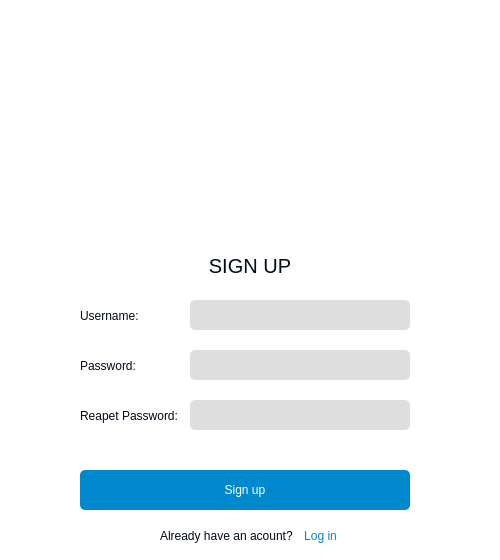
<?xml version="1.0" encoding="UTF-8"?>
<ui version="4.0">
 <class>MainWindow</class>
 <widget class="QMainWindow" name="MainWindow">
  <property name="geometry">
   <rect>
    <x>0</x>
    <y>0</y>
    <width>500</width>
    <height>560</height>
   </rect>
  </property>
  <property name="windowTitle">
   <string>Online Typing</string>
  </property>
  <property name="windowIcon">
   <iconset>
    <normaloff>../img/logo.png</normaloff>../img/logo.png</iconset>
  </property>
  <property name="styleSheet">
   <string notr="true">background-color: #fff; border-radius: 5px;</string>
  </property>
  <widget class="QWidget" name="centralwidget">
   <widget class="QLabel" name="photo">
    <property name="geometry">
     <rect>
      <x>125</x>
      <y>0</y>
      <width>250</width>
      <height>250</height>
     </rect>
    </property>
    <property name="text">
     <string/>
    </property>
    <property name="pixmap">
     <pixmap>../img/typing.png</pixmap>
    </property>
    <property name="scaledContents">
     <bool>true</bool>
    </property>
   </widget>
   <widget class="QPushButton" name="btn_close">
    <property name="geometry">
     <rect>
      <x>460</x>
      <y>10</y>
      <width>30</width>
      <height>30</height>
     </rect>
    </property>
    <property name="cursor">
     <cursorShape>PointingHandCursor</cursorShape>
    </property>
    <property name="styleSheet">
     <string notr="true">background:none;</string>
    </property>
    <property name="text">
     <string/>
    </property>
    <property name="icon">
     <iconset>
      <normaloff>../img/close.png</normaloff>../img/close.png</iconset>
    </property>
    <property name="iconSize">
     <size>
      <width>20</width>
      <height>20</height>
     </size>
    </property>
   </widget>
   <widget class="QPushButton" name="btn_minimze">
    <property name="geometry">
     <rect>
      <x>430</x>
      <y>10</y>
      <width>30</width>
      <height>30</height>
     </rect>
    </property>
    <property name="cursor">
     <cursorShape>PointingHandCursor</cursorShape>
    </property>
    <property name="styleSheet">
     <string notr="true">background:none;</string>
    </property>
    <property name="text">
     <string/>
    </property>
    <property name="icon">
     <iconset>
      <normaloff>../img/minimize.png</normaloff>../img/minimize.png</iconset>
    </property>
    <property name="iconSize">
     <size>
      <width>20</width>
      <height>20</height>
     </size>
    </property>
   </widget>
   <widget class="QPushButton" name="btn_changemood">
    <property name="geometry">
     <rect>
      <x>400</x>
      <y>13</y>
      <width>30</width>
      <height>30</height>
     </rect>
    </property>
    <property name="cursor">
     <cursorShape>PointingHandCursor</cursorShape>
    </property>
    <property name="styleSheet">
     <string notr="true">background:none;</string>
    </property>
    <property name="text">
     <string/>
    </property>
    <property name="icon">
     <iconset>
      <normaloff>../img/change-theme.png</normaloff>../img/change-theme.png</iconset>
    </property>
    <property name="iconSize">
     <size>
      <width>20</width>
      <height>20</height>
     </size>
    </property>
   </widget>
   <widget class="QLabel" name="title">
    <property name="geometry">
     <rect>
      <x>0</x>
      <y>250</y>
      <width>500</width>
      <height>31</height>
     </rect>
    </property>
    <property name="font">
     <font>
      <family>Arial</family>
      <pointsize>15</pointsize>
      <weight>50</weight>
      <bold>false</bold>
     </font>
    </property>
    <property name="styleSheet">
     <string notr="true">color: #010A1A;</string>
    </property>
    <property name="text">
     <string>SIGN UP</string>
    </property>
    <property name="alignment">
     <set>Qt::AlignCenter</set>
    </property>
   </widget>
   <widget class="QLabel" name="usernamelb">
    <property name="geometry">
     <rect>
      <x>80</x>
      <y>300</y>
      <width>100</width>
      <height>31</height>
     </rect>
    </property>
    <property name="font">
     <font>
      <family>Arial</family>
      <pointsize>9</pointsize>
      <weight>50</weight>
      <bold>false</bold>
     </font>
    </property>
    <property name="styleSheet">
     <string notr="true">color: #010A1A;</string>
    </property>
    <property name="text">
     <string>Username:</string>
    </property>
    <property name="alignment">
     <set>Qt::AlignLeading|Qt::AlignLeft|Qt::AlignVCenter</set>
    </property>
   </widget>
   <widget class="QLabel" name="passlb">
    <property name="geometry">
     <rect>
      <x>80</x>
      <y>350</y>
      <width>100</width>
      <height>31</height>
     </rect>
    </property>
    <property name="font">
     <font>
      <family>Arial</family>
      <pointsize>9</pointsize>
      <weight>50</weight>
      <bold>false</bold>
     </font>
    </property>
    <property name="styleSheet">
     <string notr="true">color: #010A1A;</string>
    </property>
    <property name="text">
     <string>Password:</string>
    </property>
    <property name="alignment">
     <set>Qt::AlignLeading|Qt::AlignLeft|Qt::AlignVCenter</set>
    </property>
   </widget>
   <widget class="QLineEdit" name="username_en">
    <property name="geometry">
     <rect>
      <x>190</x>
      <y>300</y>
      <width>220</width>
      <height>30</height>
     </rect>
    </property>
    <property name="font">
     <font>
      <family>Arial</family>
      <pointsize>9</pointsize>
     </font>
    </property>
    <property name="styleSheet">
     <string notr="true">background-color: #DEDEDE;color: #010A1A;</string>
    </property>
   </widget>
   <widget class="QLineEdit" name="password_en">
    <property name="geometry">
     <rect>
      <x>190</x>
      <y>350</y>
      <width>220</width>
      <height>30</height>
     </rect>
    </property>
    <property name="font">
     <font>
      <family>Arial</family>
      <pointsize>9</pointsize>
     </font>
    </property>
    <property name="styleSheet">
     <string notr="true">background-color: #DEDEDE; color: #010A1A;</string>
    </property>
   </widget>
   <widget class="QPushButton" name="btn_signup">
    <property name="geometry">
     <rect>
      <x>80</x>
      <y>470</y>
      <width>330</width>
      <height>40</height>
     </rect>
    </property>
    <property name="font">
     <font>
      <family>Arial</family>
      <pointsize>9</pointsize>
     </font>
    </property>
    <property name="cursor">
     <cursorShape>PointingHandCursor</cursorShape>
    </property>
    <property name="styleSheet">
     <string notr="true">background-color: #0088CC; color: #fff;</string>
    </property>
    <property name="text">
     <string>Sign up</string>
    </property>
   </widget>
   <widget class="QLabel" name="acountlb">
    <property name="geometry">
     <rect>
      <x>160</x>
      <y>520</y>
      <width>141</width>
      <height>31</height>
     </rect>
    </property>
    <property name="font">
     <font>
      <family>Arial</family>
      <pointsize>9</pointsize>
      <weight>50</weight>
      <bold>false</bold>
     </font>
    </property>
    <property name="styleSheet">
     <string notr="true">color: #010A1A;</string>
    </property>
    <property name="text">
     <string>Already have an acount?</string>
    </property>
    <property name="alignment">
     <set>Qt::AlignLeading|Qt::AlignLeft|Qt::AlignVCenter</set>
    </property>
   </widget>
   <widget class="QPushButton" name="btn_login">
    <property name="geometry">
     <rect>
      <x>290</x>
      <y>520</y>
      <width>61</width>
      <height>31</height>
     </rect>
    </property>
    <property name="font">
     <font>
      <underline>false</underline>
      <strikeout>false</strikeout>
     </font>
    </property>
    <property name="cursor">
     <cursorShape>PointingHandCursor</cursorShape>
    </property>
    <property name="styleSheet">
     <string notr="true">QPushButton{
background: none; color: #0088CC;  text-decoration: none;
}
QPushButton:hover{
 text-decoration: underline;
}</string>
    </property>
    <property name="text">
     <string>Log in</string>
    </property>
   </widget>
   <widget class="QLabel" name="repasslb">
    <property name="geometry">
     <rect>
      <x>80</x>
      <y>400</y>
      <width>105</width>
      <height>31</height>
     </rect>
    </property>
    <property name="font">
     <font>
      <family>Arial</family>
      <pointsize>9</pointsize>
      <weight>50</weight>
      <bold>false</bold>
     </font>
    </property>
    <property name="styleSheet">
     <string notr="true">color: #010A1A;</string>
    </property>
    <property name="text">
     <string>Reapet Password:</string>
    </property>
    <property name="alignment">
     <set>Qt::AlignLeading|Qt::AlignLeft|Qt::AlignVCenter</set>
    </property>
   </widget>
   <widget class="QLineEdit" name="repassword_en">
    <property name="geometry">
     <rect>
      <x>190</x>
      <y>400</y>
      <width>220</width>
      <height>30</height>
     </rect>
    </property>
    <property name="font">
     <font>
      <family>Arial</family>
      <pointsize>9</pointsize>
     </font>
    </property>
    <property name="styleSheet">
     <string notr="true">background-color: #DEDEDE; color: #010A1A;</string>
    </property>
   </widget>
   <widget class="QLabel" name="alarmlb">
    <property name="geometry">
     <rect>
      <x>80</x>
      <y>440</y>
      <width>330</width>
      <height>20</height>
     </rect>
    </property>
    <property name="font">
     <font>
      <family>Arial</family>
      <pointsize>9</pointsize>
      <weight>50</weight>
      <bold>false</bold>
     </font>
    </property>
    <property name="styleSheet">
     <string notr="true">color: #d1131f;</string>
    </property>
    <property name="text">
     <string/>
    </property>
    <property name="alignment">
     <set>Qt::AlignCenter</set>
    </property>
   </widget>
  </widget>
 </widget>
 <resources/>
 <connections>
  <connection>
   <sender>btn_close</sender>
   <signal>clicked()</signal>
   <receiver>MainWindow</receiver>
   <slot>close()</slot>
   <hints>
    <hint type="sourcelabel">
     <x>474</x>
     <y>24</y>
    </hint>
    <hint type="destinationlabel">
     <x>249</x>
     <y>249</y>
    </hint>
   </hints>
  </connection>
  <connection>
   <sender>btn_minimze</sender>
   <signal>clicked()</signal>
   <receiver>MainWindow</receiver>
   <slot>showMinimized()</slot>
   <hints>
    <hint type="sourcelabel">
     <x>444</x>
     <y>24</y>
    </hint>
    <hint type="destinationlabel">
     <x>249</x>
     <y>249</y>
    </hint>
   </hints>
  </connection>
 </connections>
</ui>
